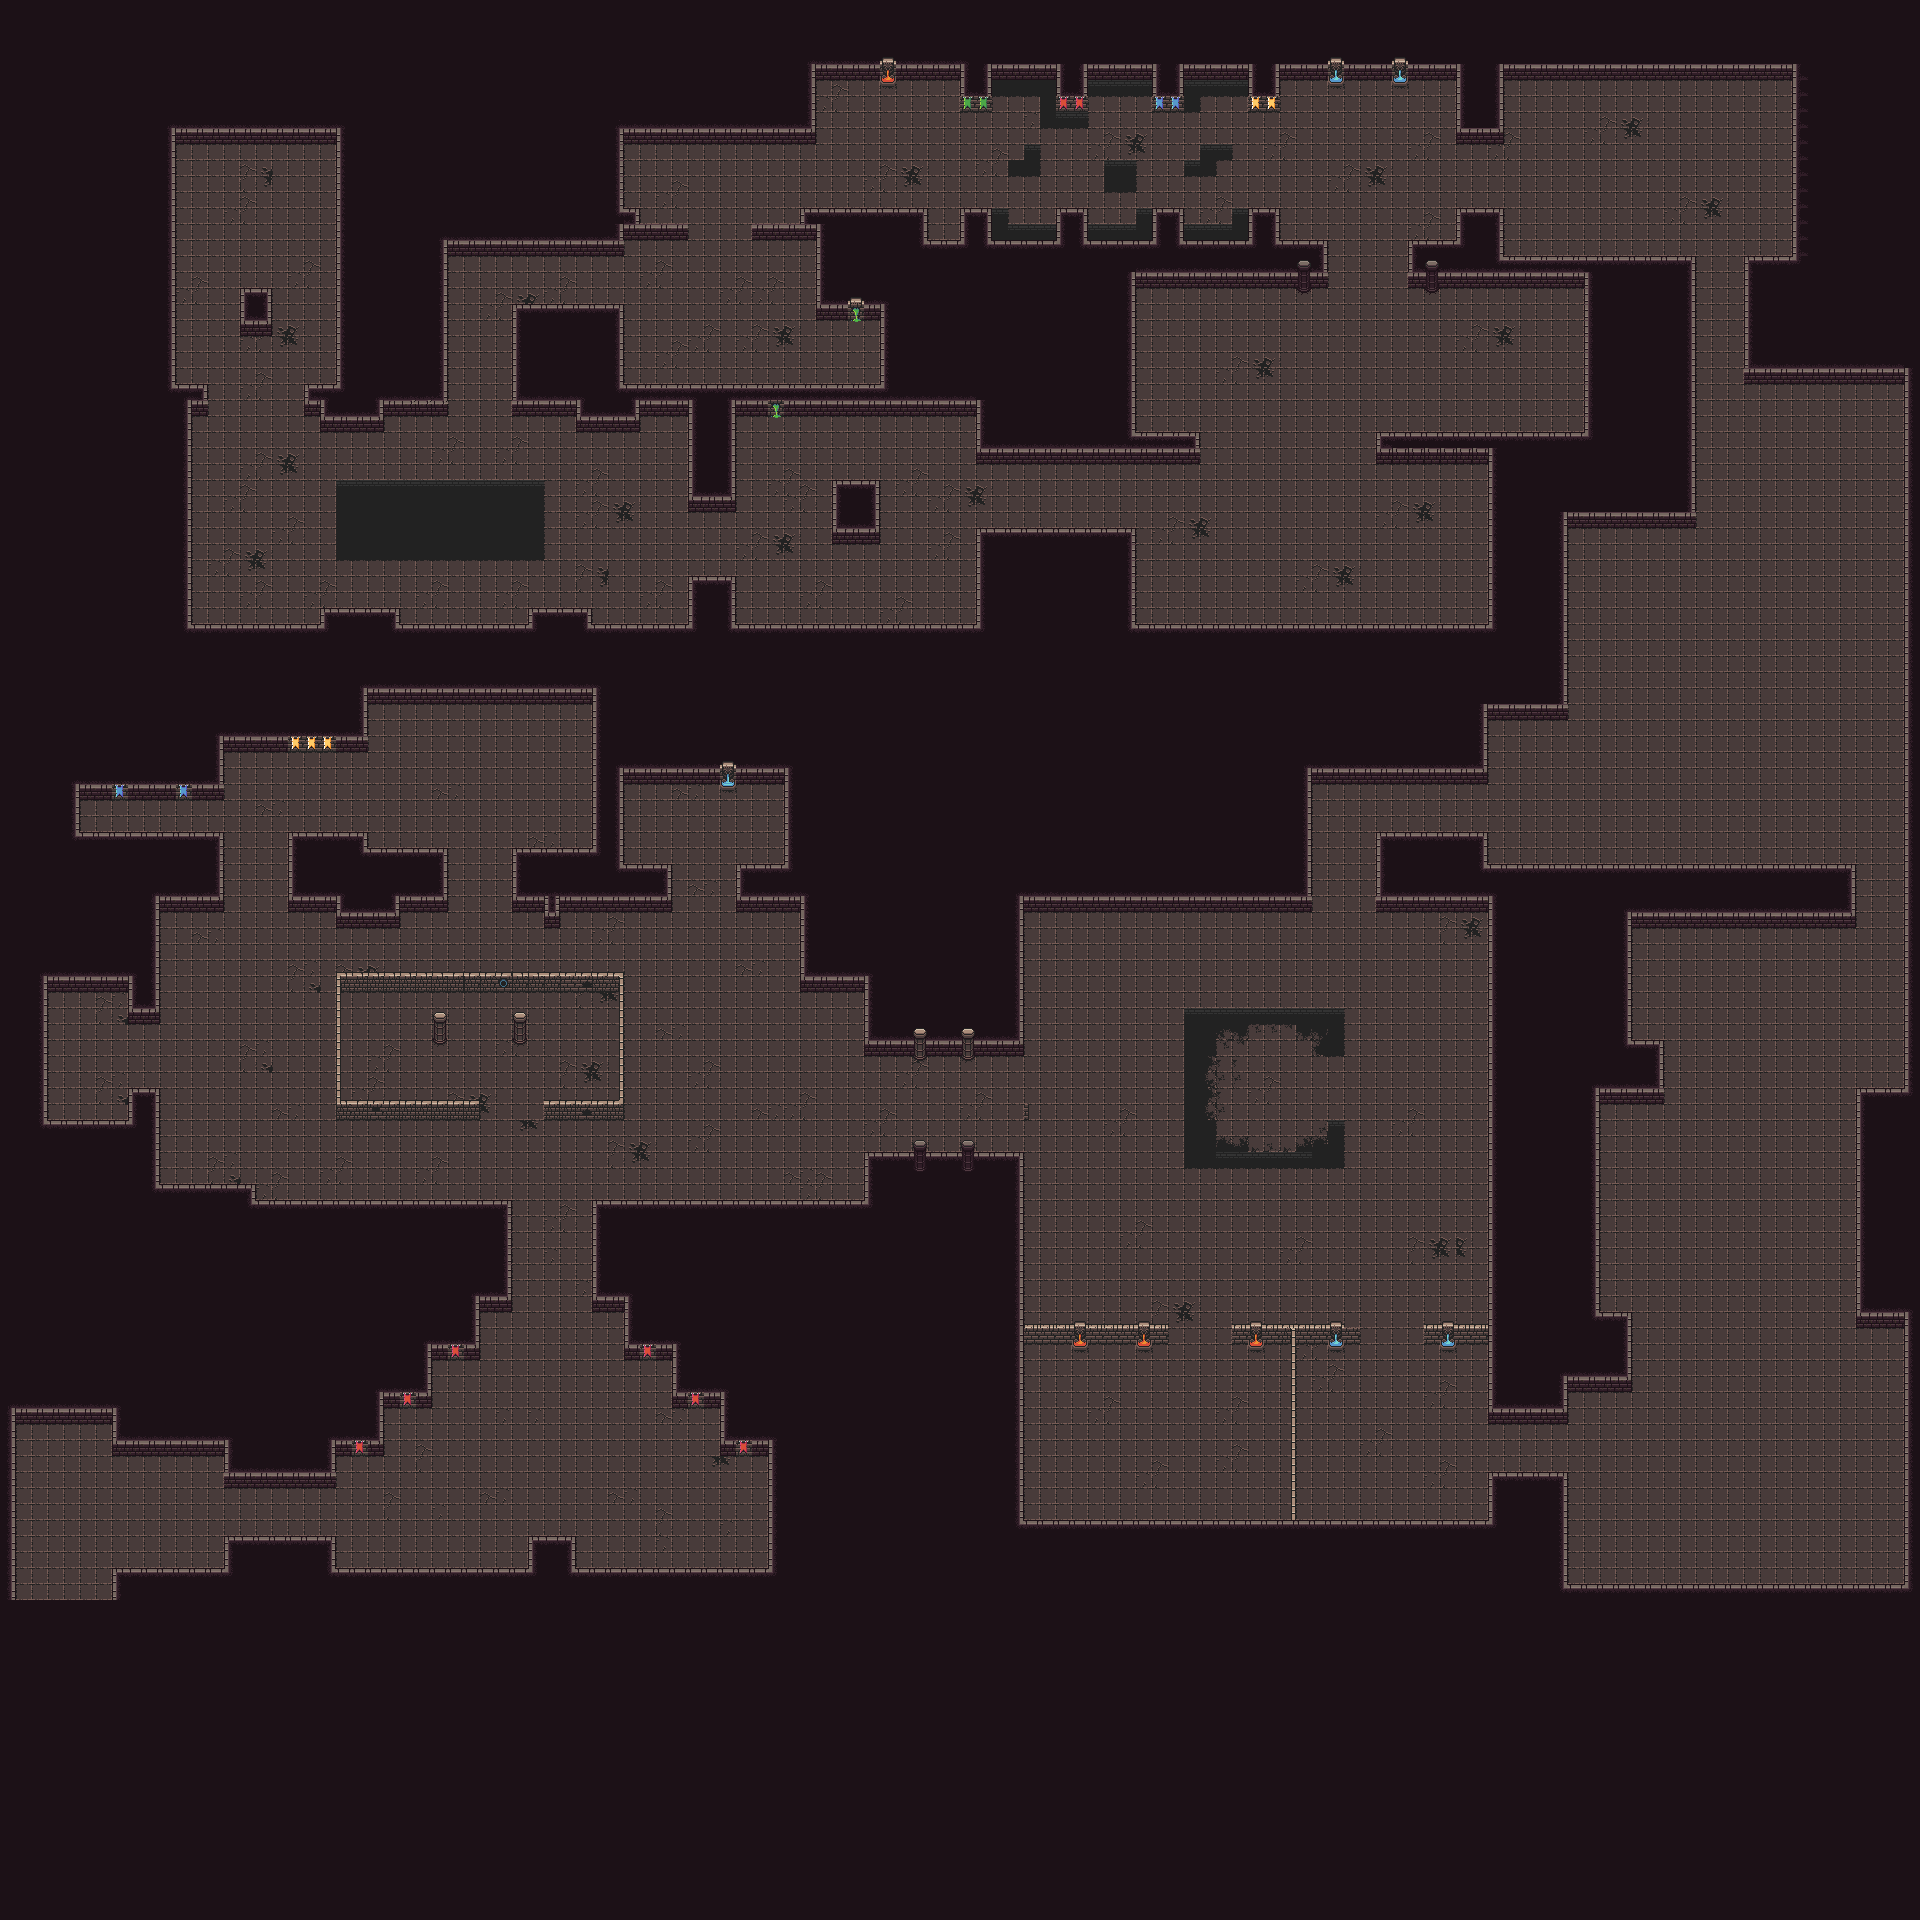

Rendered tile map (Tiled .tmx) drawn with the repository's tilesets; below, a short description and the map source with its tile grids summarised:
An orthogonal 120x120 tile map with 16x16 px tiles, 6 tile layers (Base, Floor, Another layer floor, Wall, ...), 10 tilesets and 1194 objects (232x monster_1, 201x monster_2, 56x monster_3, 37x MEDIUM_EXPLOSION, 34x FIRE_REGION, ...).

<map version="1.10" tiledversion="1.10.1" orientation="orthogonal" renderorder="right-down" width="120" height="120" tilewidth="16" tileheight="16" infinite="0" nextlayerid="95" nextobjectid="1759">
 <tileset firstgid="1" name="16x16 dungeon ii wall reconfig v04 spritesheet" tilewidth="16" tileheight="16" tilecount="192" columns="16">
  <image source="../img/16x16 dungeon ii wall reconfig v04 spritesheet.png" width="256" height="192" />
 </tileset>
 <tileset firstgid="193" name="dungeontileset-extended" tilewidth="16" tileheight="16" tilecount="4096" columns="64">
  <image source="../img/dungeontileset-extended.png" width="1024" height="1024" />
 </tileset>
 <tileset firstgid="4289" source="../tsx/16x16 dungeon ii wall reconfig v04 spritesheet.tsx" />
 <tileset firstgid="4481" source="../tsx/dungeontileset-extended.tsx" />
 <tileset firstgid="8577" source="../../split_map/tsx/16x16 dungeon ii wall reconfig v04 spritesheet.tsx" />
 <tileset firstgid="8769" source="../../split_map/tsx/dungeontileset-extended.tsx" />
 <tileset firstgid="12865" source="../tsx/Decor.tsx" />
 <tileset firstgid="12946" source="../tsx/DoubleDoor.tsx" />
 <tileset firstgid="12954" name="PotionL_Blue" tilewidth="16" tileheight="16" tilecount="7" columns="7">
  <image source="../img/Mini_Dungeon_v1.0/Objects/PotionL_Blue.png" width="112" height="16" />
 </tileset>
 <tileset firstgid="12961" name="Coin" tilewidth="16" tileheight="16" tilecount="7" columns="7">
  <image source="../img/Mini_Dungeon_v1.0/Objects/Coin.png" width="112" height="16" />
 </tileset>
 <layer id="1" name="Base" width="120" height="120" locked="1">
  <data>[14400 cells, 14400 non-empty, 1 distinct tile ids]</data>
 </layer>
 <layer id="3" name="Floor" width="120" height="120">
  <data>[14400 cells, 6937 non-empty, 16 distinct tile ids]</data>
 </layer>
 <layer id="11" name="Another layer floor" width="120" height="120" locked="1">
  <data>[14400 cells, 171 non-empty, 16 distinct tile ids]</data>
 </layer>
 <layer id="5" name="Wall" width="120" height="120">
  <data>[14400 cells, 1863 non-empty, 92 distinct tile ids]</data>
 </layer>
 <objectgroup id="13" name="collision_layer">
  <object id="8" x="1024" y="1520" width="464" height="16" />
  <object id="9" x="1008" y="1152" width="16" height="368" />
  <object id="10" x="864" y="1152" width="160" height="16" />
  <object id="11" x="864" y="1152" width="16" height="48" />
  <object id="12" x="592" y="1296" width="32" height="16" />
  <object id="13" x="864" y="1040" width="160" height="16" />
  <object id="15" x="800" y="976" width="64" height="16" />
  <object id="16" x="736" y="896" width="64" height="16" />
  <object id="17" x="512" y="896" width="160" height="16" />
  <object id="18" x="544" y="912" width="16" height="16" />
  <object id="19" x="624" y="768" width="160" height="16" />
  <object id="20" x="160" y="896" width="64" height="16" />
  <object id="21" x="80" y="784" width="144" height="16" />
  <object id="22" x="224" y="736" width="144" height="16" />
  <object id="23" x="368" y="688" width="224" height="16" />
  <object id="24" x="288" y="896" width="48" height="16" />
  <object id="25" x="336" y="912" width="64" height="16" />
  <object id="26" x="400" y="896" width="48" height="16" />
  <object id="33" x="128" y="1008" width="32" height="16" />
  <object id="39" x="48" y="976" width="80" height="16" />
  <object id="40" x="480" y="1296" width="32" height="16" />
  </objectgroup>
 <objectgroup id="14" name="door_layer">
  <!-- 61 objects omitted --></objectgroup>
 <objectgroup id="94" name="destroyable_object">
  <!-- 266 objects omitted --></objectgroup>
 <layer id="7" name="Other Objects" width="120" height="120">
  <data>[14400 cells, 81 non-empty, 27 distinct tile ids]</data>
 </layer>
 <layer id="12" name="Custom Design" width="120" height="120">
  <data>[14400 cells, 61 non-empty, 4 distinct tile ids]</data>
 </layer>
 <group id="33" name="room">
  <group id="34" name="start_room" visible="0">
   <objectgroup id="39" name="area">
    <!-- 4 objects omitted --></objectgroup>
  </group>
  <group id="35" name="0">
   <objectgroup id="40" name="area" visible="0">
    <!-- 10 objects omitted --></objectgroup>
   <objectgroup id="42" name="EASY">
    <!-- 5 objects omitted --></objectgroup>
   <objectgroup id="43" name="MEDIUM">
    <!-- 9 objects omitted --></objectgroup>
   <objectgroup id="44" name="HARD">
    <!-- 11 objects omitted --></objectgroup>
   <objectgroup id="45" name="NIGHTMARE">
    <!-- 12 objects omitted --></objectgroup>
  </group>
  <group id="46" name="1">
   <objectgroup id="47" name="area" visible="0">
    <!-- 27 objects omitted --></objectgroup>
   <objectgroup id="48" name="EASY">
    <!-- 9 objects omitted --></objectgroup>
   <objectgroup id="49" name="MEDIUM">
    <!-- 14 objects omitted --></objectgroup>
   <objectgroup id="50" name="HARD">
    <!-- 21 objects omitted --></objectgroup>
   <objectgroup id="51" name="NIGHTMARE">
    <!-- 27 objects omitted --></objectgroup>
  </group>
  <group id="52" name="2">
   <objectgroup id="53" name="area" visible="0">
    <!-- 8 objects omitted --></objectgroup>
   <objectgroup id="54" name="EASY">
    <!-- 9 objects omitted --></objectgroup>
   <objectgroup id="55" name="MEDIUM">
    <!-- 16 objects omitted --></objectgroup>
   <objectgroup id="56" name="HARD">
    <!-- 19 objects omitted --></objectgroup>
   <objectgroup id="57" name="NIGHTMARE">
    <!-- 28 objects omitted --></objectgroup>
  </group>
  <group id="58" name="3">
   <objectgroup id="59" name="area" visible="0">
    <!-- 6 objects omitted --></objectgroup>
   <objectgroup id="60" name="EASY">
    <!-- 8 objects omitted --></objectgroup>
   <objectgroup id="61" name="MEDIUM">
    <!-- 14 objects omitted --></objectgroup>
   <objectgroup id="62" name="HARD">
    <!-- 19 objects omitted --></objectgroup>
   <objectgroup id="63" name="NIGHTMARE">
    <!-- 25 objects omitted --></objectgroup>
  </group>
  <group id="70" name="4">
   <objectgroup id="71" name="area" visible="0">
    <!-- 4 objects omitted --></objectgroup>
   <objectgroup id="72" name="EASY">
    <!-- 8 objects omitted --></objectgroup>
   <objectgroup id="73" name="MEDIUM">
    <!-- 13 objects omitted --></objectgroup>
   <objectgroup id="74" name="HARD">
    <!-- 19 objects omitted --></objectgroup>
   <objectgroup id="75" name="NIGHTMARE">
    <!-- 22 objects omitted --></objectgroup>
  </group>
  <group id="76" name="5">
   <objectgroup id="77" name="area" visible="0">
    <!-- 18 objects omitted --></objectgroup>
   <objectgroup id="78" name="EASY">
    <!-- 10 objects omitted --></objectgroup>
   <objectgroup id="79" name="MEDIUM">
    <!-- 17 objects omitted --></objectgroup>
   <objectgroup id="80" name="HARD">
    <!-- 23 objects omitted --></objectgroup>
   <objectgroup id="81" name="NIGHTMARE">
    <!-- 26 objects omitted --></objectgroup>
  </group>
  <group id="88" name="6">
   <objectgroup id="89" name="area" visible="0">
    <!-- 3 objects omitted --></objectgroup>
   <objectgroup id="90" name="EASY">
    <!-- 7 objects omitted --></objectgroup>
   <objectgroup id="91" name="MEDIUM">
    <!-- 13 objects omitted --></objectgroup>
   <objectgroup id="92" name="HARD">
    <!-- 17 objects omitted --></objectgroup>
   <objectgroup id="93" name="NIGHTMARE">
    <!-- 18 objects omitted --></objectgroup>
  </group>
  <group id="82" name="final_room">
   <objectgroup id="83" name="area" visible="0">
    <!-- 16 objects omitted --></objectgroup>
   <objectgroup id="84" name="EASY">
    <!-- 12 objects omitted --></objectgroup>
   <objectgroup id="85" name="MEDIUM">
    <!-- 17 objects omitted --></objectgroup>
   <objectgroup id="86" name="HARD">
    <!-- 21 objects omitted --></objectgroup>
   <objectgroup id="87" name="NIGHTMARE">
    <!-- 25 objects omitted --></objectgroup>
  </group>
 </group>
</map>
<!-- 1173 of 1194 objects omitted -->
